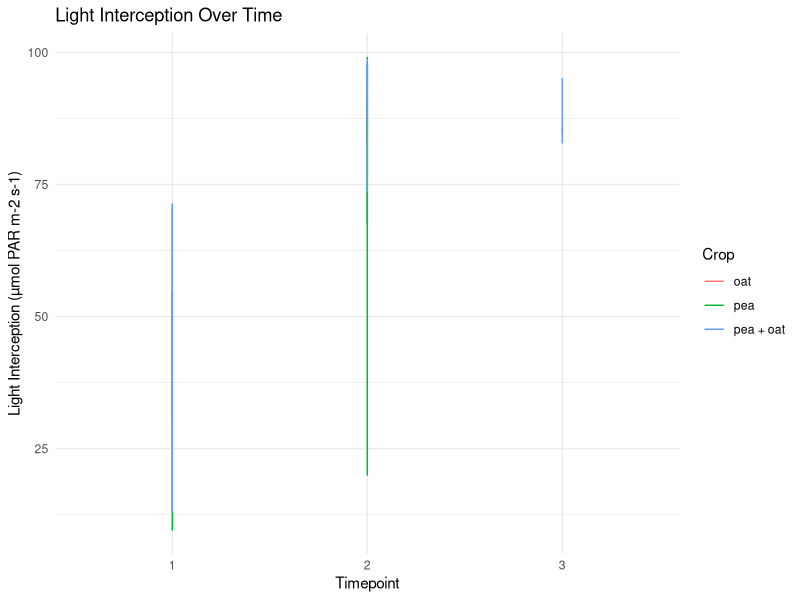

Generate this figure with R: (Note: this script raises an error after producing the figure.)
library(readxl)
library(ggplot2)

# Photosynthetically Active Radiation (PAR) data from a Li-Cor Quantum Sensor
# Above canopy PAR represents the total light available above the crop canopy (i.e., incident light).
# Below canopy PAR indicates the amount of light that passes through the canopy and is available for the plants below it.

# Light Interception: percentage of light that is absorbed by the canopy compared to the incident light
# LI = ((PAR_above - PAR_below) / PAR_above) * 100

# Light Interception Efficiency (LIE): measure of how efficiently the crops intercept light compared to a baseline, such as monocrop systems or theoretical maximum light interception.
# LIE = mean_intercrop_LI / mean_monocrop_LI

# LiCore measurements taken using a LI-188B
# Integration = 10
# Range = 100x
# Quantum Sensor Unit: µmol PAR m-2 s-1

LiCor <- read_excel("data/T1_T2_T3_light_interception.xlsx", sheet = 'Long')

LiCor$plot_number <- as.factor(LiCor$plot_number)
LiCor$subplot_number <- as.factor(LiCor$subplot_number)
LiCor$Timepoint <- as.factor(LiCor$Timepoint)
LiCor$Light_ground <- as.numeric(LiCor$Light_ground)
LiCor$Light_mid <- as.numeric(LiCor$Light_mid)
LiCor$Light_top <- as.numeric(LiCor$Light_top)

LiCor$total_light_interception <- ((LiCor$Light_top - LiCor$Light_ground) / LiCor$Light_top) * 100
LiCor$top_light_interception <- ((LiCor$Light_top - LiCor$Light_mid) / LiCor$Light_top) * 100
LiCor$bottom_light_interception <- ((LiCor$Light_mid - LiCor$Light_ground) / LiCor$Light_mid) * 100

intercrop_data <- LiCor[LiCor$System == "intercrop", ]
monocrop_data <- LiCor[LiCor$System == "monoculture", ]
mono_pea <- LiCor[LiCor$Crop == "pea", ]
mono_oat <- LiCor[LiCor$Crop == "oat", ]
mean_intercrop_LI <- mean(intercrop_data$total_light_interception, na.rm = TRUE)
mean_monocrop_LI <- mean(monocrop_data$total_light_interception, na.rm = TRUE)
mean_mono_pea_LI <- mean(mono_pea$total_light_interception, na.rm = TRUE)
mean_mono_oat_LI <- mean(mono_oat$total_light_interception, na.rm = TRUE)
LIE <- mean_intercrop_LI / mean_monocrop_LI
LIE_p <- mean_intercrop_LI / mean_mono_pea_LI
LIE_o <- mean_intercrop_LI / mean_mono_oat_LI
# intercrops intercept more light on average than monocultures
## intercrops intercept more light than pea monocultures, but less light than oat monocultures


ggplot(LiCor, aes(x = Timepoint, y = total_light_interception, color = Crop)) +
  geom_line() +
  labs(title = "Light Interception Over Time",
       x = "Timepoint",
       y = "Light Interception (µmol PAR m-2 s-1)") +
  theme_minimal()


################################## Old Stuff ##################################


model <- lm(`Below Canopy Value` ~ Plot + Subplot + `Above Canopy Value`, data=LiCor)
anova(model)
summary(model)




model <- lm(`Below Canopy Value` ~ Plot * Subplot + `Above Canopy Value`, data=LiCor)
anova(model)
summary(model)

model <- lm(`Below Canopy Value` ~ Plot/Subplot + `Above Canopy Value`, data = LiCor)


# Pairwise comparisons for Plot
emmeans(model, pairwise ~ Plot)
# Pairwise comparisons for Subplot
emmeans(model, pairwise ~ Subplot)


library(multcomp)
tukey <- glht(model_aov, linfct = mcp(Subplot = "Tukey"))
summary(tukey)
plot(tukey)



model_fixed <- lm(`Below Canopy Value` ~ Plot * Subplot + `Above Canopy Value`, data = LiCor)
anova(model_fixed)
